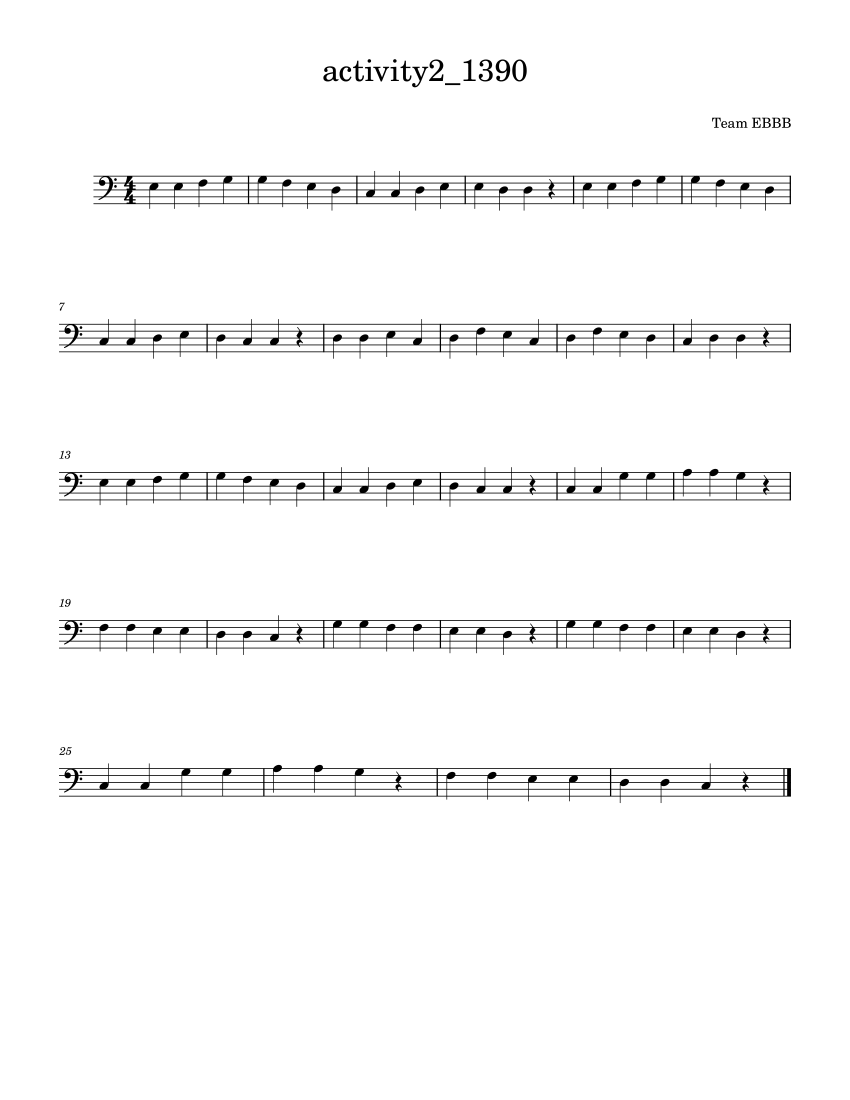
#> input picture sheet music/activity2.png, 1700 x 2200 px (shown at 1/2 size)
$ jupyter execute --allow-errors main.ipynb
#> lines starting #> are read from the running program, lines starting #| are printed output that depends on the picture
# IMPORTS

[cell 1]
import cv2
import numpy as np
import os

from matplotlib import pyplot as plt
import skimage.io as io
from skimage import transform

# SEGMENTATION FUNCTIONS

### STAFF SEGMENTATION

[cell 2]
def segment_staff(img):
    # Takes a Uint8 grey image and returns an array of images of staffs

    # --- [Standardization Parameters] ---
    # Define the target height for the output staffs.
    # The target width will be the width of the input image.
    TARGET_HEIGHT = 100
    TARGET_WIDTH = int(img.shape[1] * 0.65)
    # ------------------------------------

    inverted_img = (255 - img) / 255 # Converts Uint8 (0-255) to float (0.0-1.0)

    # Dilate the image
    struct_element = cv.getStructuringElement(cv.MORPH_RECT,(240,16))
    dilated_img = cv.dilate(inverted_img,struct_element,iterations=5)

    # Calculate the Horizontal histogram
    hist_hor = np.sum(dilated_img,axis=1)

    # Calculate the threshold of Segmentation
    sorted_hist_hor = sorted(hist_hor)
    percentage_taken = 0.03
    iteration_values = []

    for iteration in range(1,31) :
        # Calculate the Threshold with a different ratio everytime
        current_max_len = int( len(sorted_hist_hor) * percentage_taken * iteration)
        averaged_partition = sorted_hist_hor[0:current_max_len]
        # Safely calculate average, handle empty partition (shouldn't happen here, but good practice)
        if len(averaged_partition) > 0:
            threshold = round(np.average(averaged_partition))
        else:
            threshold = 0

        # Calculate the width of the segments using the current threshold
        start_cut = 0
        staff_width = []
        less_flag = 0
        for i in range(len(hist_hor)):
            if less_flag == 0 and hist_hor[i] < threshold:
                less_flag = 1
            elif less_flag == 1 and hist_hor[i] > threshold:
                start_cut = i
                less_flag = 2
            elif less_flag == 2 and hist_hor[i] < threshold:
                staff_width.append( i-start_cut )
                less_flag = 0

        # If there was atleast one segment, we calculate stats
        if len(staff_width) > 0:
            sigma = np.std(staff_width)
            average_width = np.average(staff_width)
            iteration_values.append( (sigma,average_width,len(staff_width),threshold) )

    # ... (Criteria and best threshold selection logic remains the same) ...
    all_sigmas = [itr[0] for itr in iteration_values]
    # Handle case where all_sigmas is empty
    min_sigma = 3
    if len(all_sigmas) > 0:
        min_sigma = 3 if np.median(all_sigmas) <= 3 else np.median(all_sigmas)

    # Initial value and base case if no segments found
    best_iteration = (0,0,0,0)
    max_segments = 0

    # Comparing to find the best threshold
    for iteration in iteration_values:
        if iteration[0] < min_sigma and iteration[2] > max_segments:
            max_segments = iteration[2]
            best_iteration = iteration
        elif iteration[0] < min_sigma and iteration[1] > best_iteration[1]:
            best_iteration = iteration

    # Find the boundaries with best threshold
    threshold = best_iteration[3]

    start_cut = 0
    staff_indices = []
    less_flag = 0
    for i in range(len(hist_hor)):
        if less_flag == 0 and hist_hor[i] < threshold:
            less_flag = 1
        elif less_flag == 1 and hist_hor[i] > threshold:
            start_cut = i
            less_flag = 2
        elif less_flag == 2 and hist_hor[i] < threshold:
            staff_indices.append( (start_cut,i) )
            less_flag = 0

    # Segment and Resize the Optimal Images
    segmented_staffs = []
    for start_row, end_row in staff_indices:
        # 1. Extract the staff segment
        staff_segment = img[start_row:end_row, :]

        # 2. RESIZE THE STAFF SEGMENT
        # Target size is (Original Width, Target Height)
        resized_staff = cv.resize(
            staff_segment,
            (TARGET_WIDTH, TARGET_HEIGHT),
            interpolation=cv.INTER_AREA
        )

        # 3. Add to the list
        segmented_staffs.append(resized_staff)

    return segmented_staffs

### NOTE SEGMENTATION

[cell 3]
# this helps plot stuff. ignore it
# [110 lines left out: functions show_images, staff_splicer, not called in this run]

# MAIN SCRIPT FOR SEGMENTATION

[cell 4]
img = io.imread('activity2.png', as_gray=True)
#> img is the input picture: shape (2200, 1700) float64; min 0, max 1, mean 0.974

# Define a target height (e.g., 600)
target_height = 600
scale_factor = target_height / img.shape[0]
#> scale_factor = 0.273
scaled_img = transform.rescale(img, scale_factor, anti_aliasing=True)
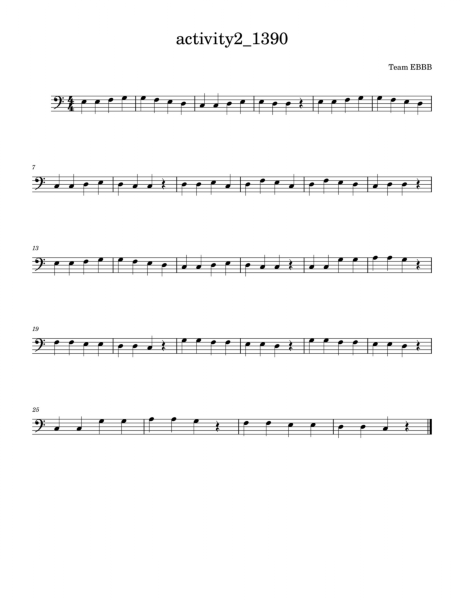
#> scaled_img: shape (600, 464) float64; min 1.25e-06, max 1, mean 0.974

#> (the rest of this cell did not finish here and is left out)


staffs = segment_staff(img) # segments the sheet into individual staffs

fig, axes = plt.subplots(len(staffs), 1)

axes = axes.flatten()
for i, staff in enumerate(staffs):
    axes[i].imshow(staff, cmap='gray')
    axes[i].set_title(f'Staff {i+1}')
    axes[i].axis('off')

plt.tight_layout()
plt.show()

for i, staff_img in enumerate(staffs[1:]):
    segments = staff_splicer(staff_img)

    for j, segment in enumerate(segments):
        if i >= 1 and j < 2:
            continue

        seg = segment.astype(float)

        # Normalize to [0,1] using the *segment's own* min/max
        seg = (seg - seg.min()) / (seg.max() - seg.min() + 1e-9)

        segment_img = (seg * 255).astype(np.uint8)
        segment_filename = f'TEST_{i+1}_{j+1}.png'
        cv2.imwrite(segment_filename, segment_img)


$ run again, with sheet music/Sheet Music Example 1.png copied over sheet music/activity2.png
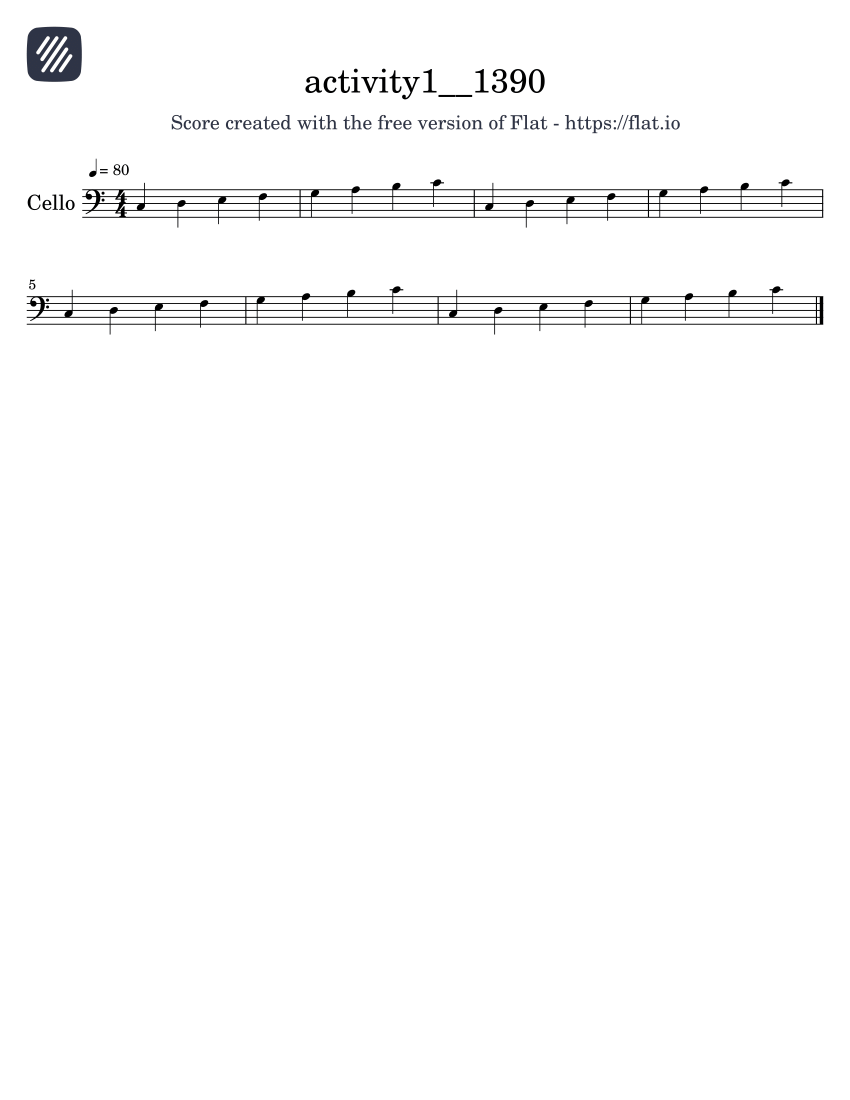
#> input picture sheet music/Sheet Music Example 1.png, 1700 x 2200 px (shown at 1/2 size)
#> `scaled_img = transform.rescale(img, scale_factor, anti_aliasing=True)`:
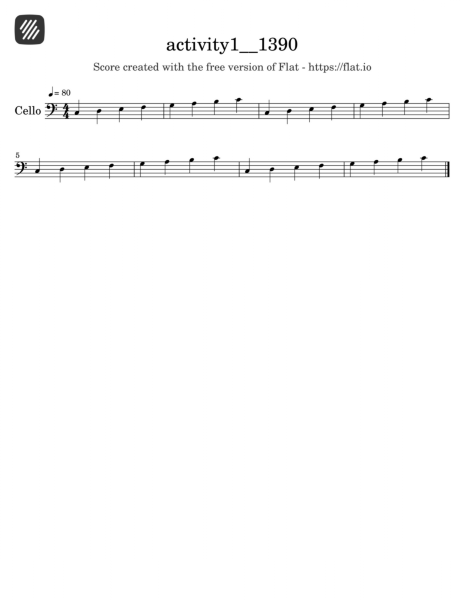
#> scaled_img: shape (600, 464) float64; min 1.28e-05, max 1, mean 0.984

$ run again, with sheet music/ex1.png copied over sheet music/activity2.png
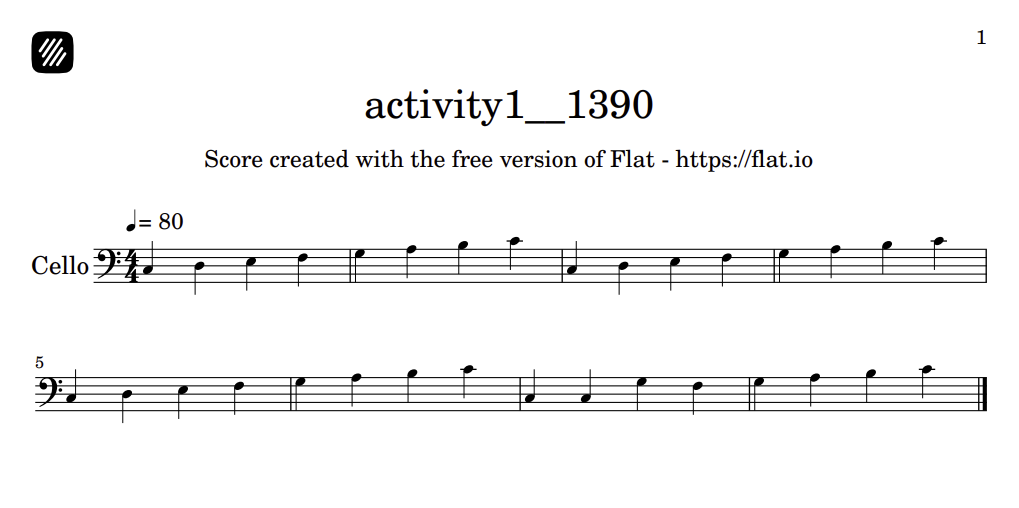
#> input picture sheet music/ex1.png, 1019 x 508 px
#> `scaled_img = transform.rescale(img, scale_factor, anti_aliasing=True)`:
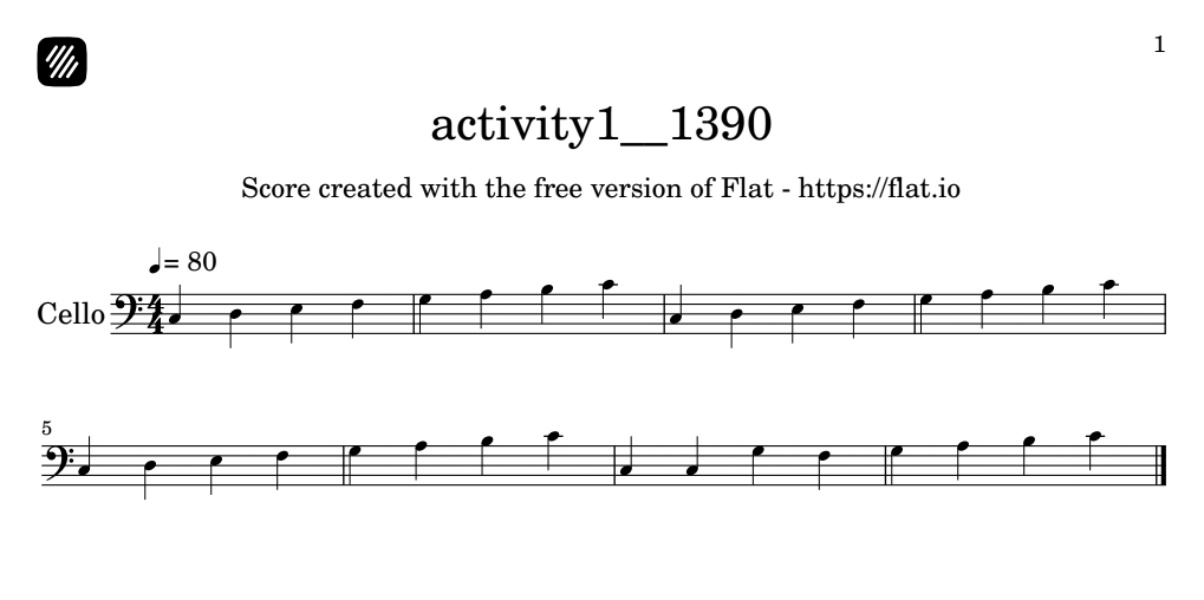
#> scaled_img: shape (600, 1204) float64; min 0, max 1, mean 0.961
